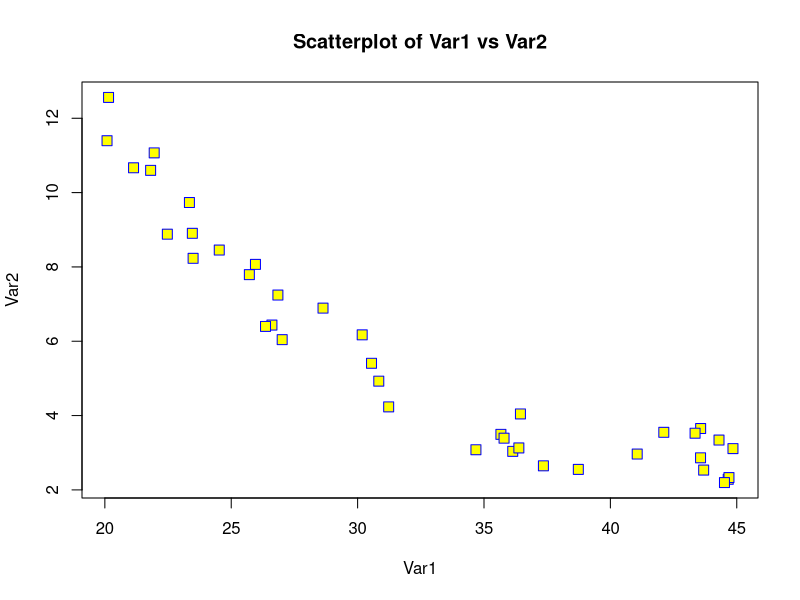
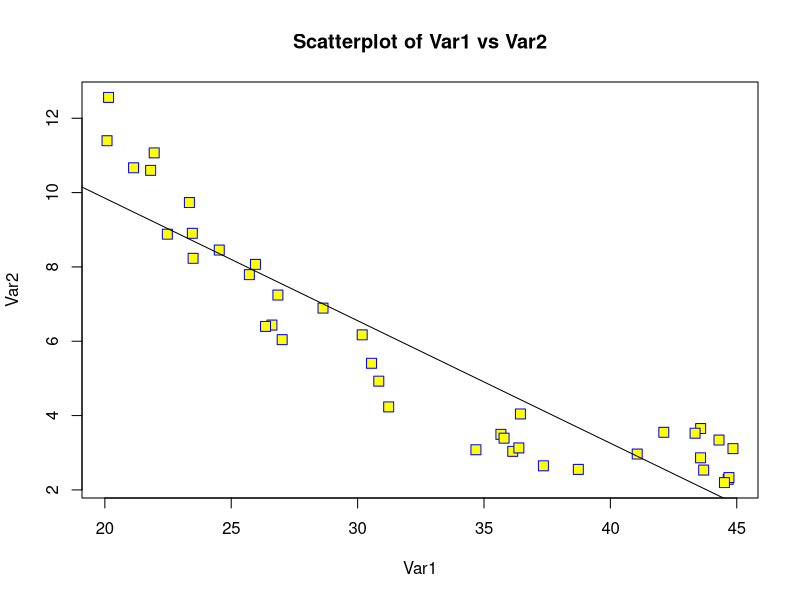
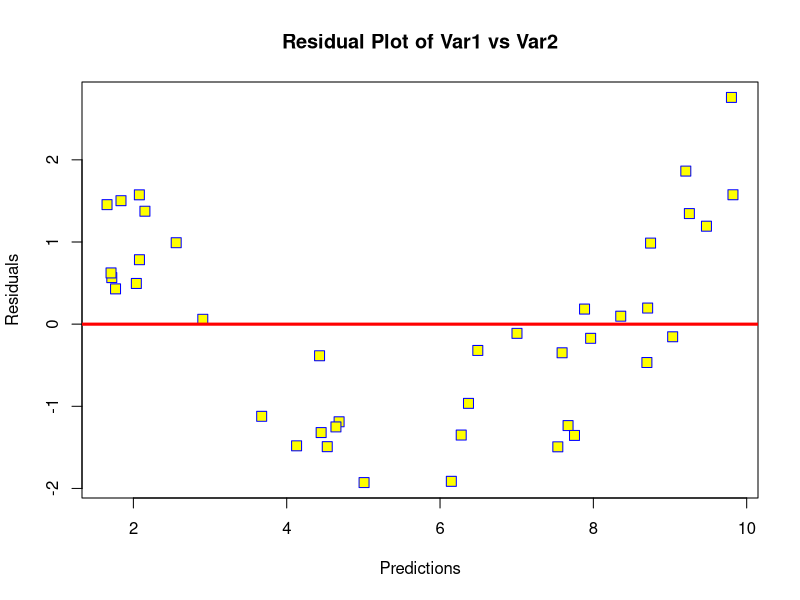
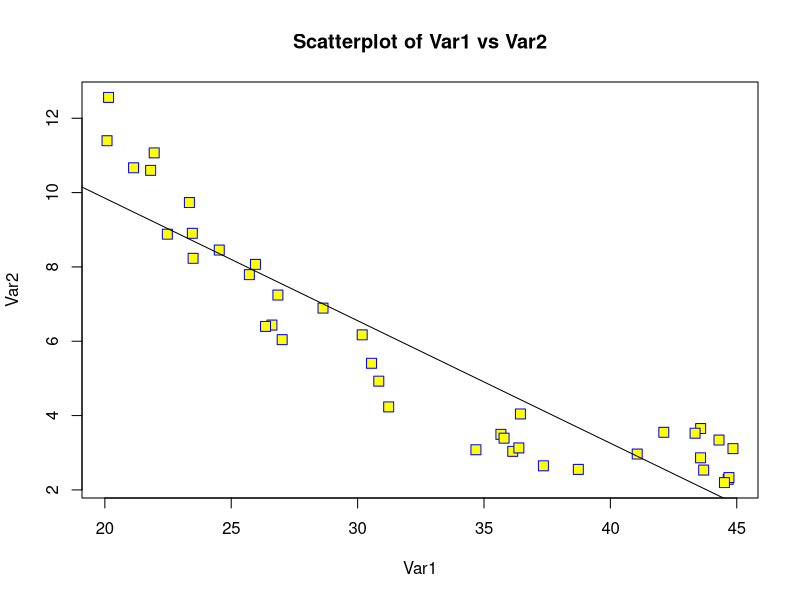

These charts were generated, in order, by the following R code:
## ---- chunk 1
knitr::opts_chunk$set(echo = TRUE)
## ---- chunk 2
examples.data <- read.csv("nonlinear.examples.csv")
## ---- chunk 3
plot(examples.data$Var2 ~examples.data$Var1,
     main = "Scatterplot of Var1 vs Var2",
     xlab = "Var1",
     ylab = "Var2",
     col = "blue",
     bg = "yellow",
     pch = 22,
     cex = 1.5)
## ---- chunk 4
cor(examples.data$Var2, examples.data$Var1)
## ---- chunk 5
lin.mod.var2.var1 <- lm( Var2 ~ Var1, data = examples.data)
lin.mod.var2.var1
## ---- chunk 6
plot(examples.data$Var2 ~examples.data$Var1,
     main = "Scatterplot of Var1 vs Var2",
     xlab = "Var1",
     ylab = "Var2",
     col = "blue",
     bg = "yellow",
     pch = 22,
     cex = 1.5)

abline(lin.mod.var2.var1)
## ---- chunk 7
examples.data$Predictions.var2.var1 <- predict(lin.mod.var2.var1)
examples.data$Residuals.var2.var1 <- resid(lin.mod.var2.var1)

## ---- chunk 8
plot(examples.data$Residuals.var2.var1 ~examples.data$Predictions.var2.var1,
     main = "Residual Plot of Var1 vs Var2",
     xlab = "Predictions",
     ylab = "Residuals",
     col = "blue",
     bg = "yellow",
     pch = 22,
     cex = 1.5)

abline(0,0,
       lwd = 3,
       col = "red")

## ---- chunk 9
plot(examples.data$Var2 ~examples.data$Var1,
     main = "Scatterplot of Var1 vs Var2",
     xlab = "Var1",
     ylab = "Var2",
     col = "blue",
     bg = "yellow",
     pch = 22,
     cex = 1.5)

abline(lin.mod.var2.var1)
